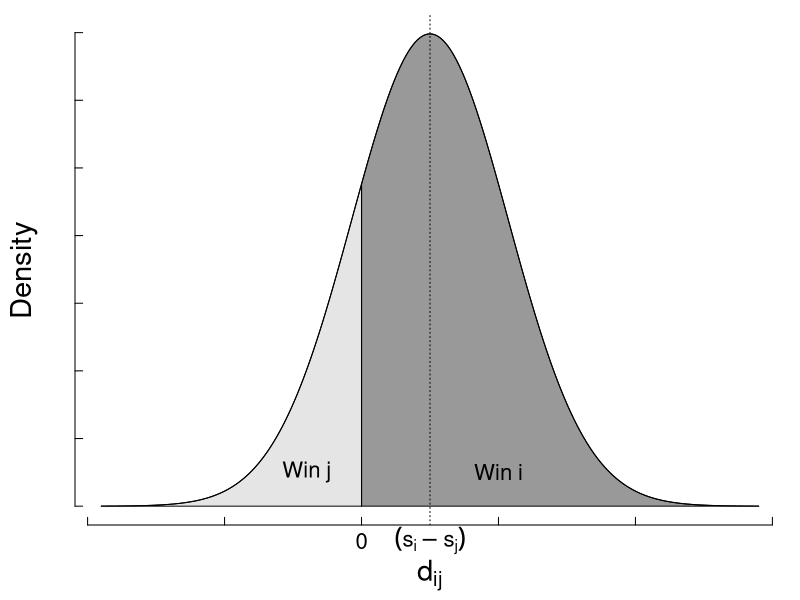

The R script that drew this image:
oldpar <- par(no.readonly = TRUE)

# No hace falta tanta generalidad
# oldwd <- getwd()
# this.dir <- dirname(parent.frame(2)$ofile)
# nombre.R <-  sys.frame(1)$ofile
# require(tools)
# nombre <- print(file_path_sans_ext(nombre.R))
# pdf(paste0(nombre,".pdf"))
# setwd(this.dir)

# El nombre del archivo de salida est'a fijo.
nombre <- 'Fig7.pdf'
pdf(nombre)
par(mar=c(3.75,3.75,.75,.75))



beta <- 2000/7
s_1 <- 2000
s_2 <- 1750
dif_1_2 <-  s_1-s_2
D <- ( -1200+dif_1_2):(1200+dif_1_2)

dnormal <- dnorm(D,s_1-s_2,beta)
plot(D,dnormal, type="l",lwd=1, xlab=expression(P[1]-P[2]),axes = F,ann = F)

axis(side=2, labels=NA,cex.axis=0.6,tck=0.015)
axis(side=1, labels=NA,cex.axis=0.6,tck=0.015)
axis(lwd=0,side=1, at=0,las=0,cex.axis=1.33,line=-0.6)
axis(lwd=0,side=1, at=250,labels=expression( (s[i]-s[j]) ),las=0,cex.axis=1.33,line=-0.3)
mtext(text ="Density" ,side =2 ,line=2,cex=1.75)
mtext(text =expression(d[i][j]) ,side =1 ,line=2.5,cex=1.75)
abline(v=250,lty=3)

segments(0,0,0,dnorm(0,s_1-s_2,beta))
base <- rep(0,length(D))
xx <- c(D[D>=0],rev(D[D>=0]))
yy <- c(base[D>=0],rev(dnormal[D>=0]) )
polygon(xx,yy,col=rgb(0,0,0,0.4))
xx <- c(D[D<=0],rev(D[D<=0]))
yy <- c(base[D<=0],rev(dnormal[D<=0]) )
polygon(xx,yy,col=rgb(0,0,0,0.1))
x2 <- -200
h <- dnormal[D==x2]/4
text(500,h, "Win i", col = 1, cex=1.33)
text(x2,h, "Win j", col = 1, cex=1.33)

#######################################
# end 
dev.off()
# setwd(oldwd)
par(oldpar, new=F)
#########################################
